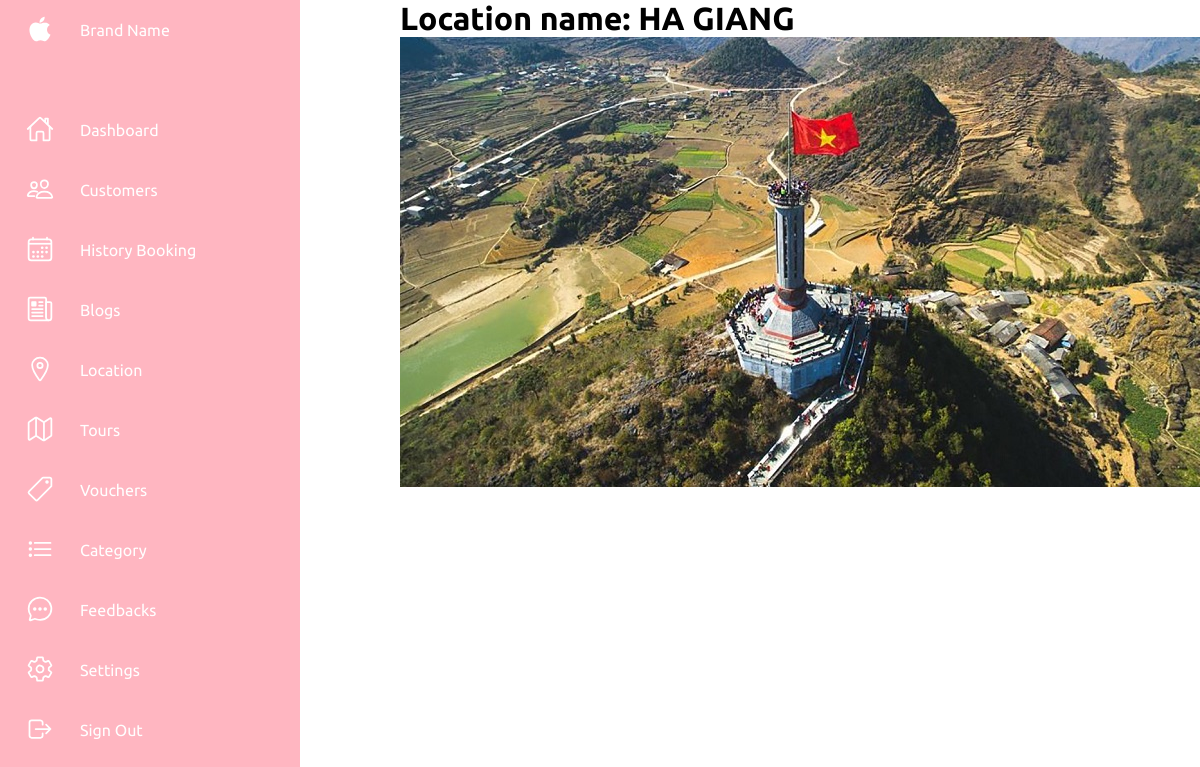
Screenshot of /admin/location/view.php?id=2 (signed in) with the database file from the repository.
### tables this page shows
CREATE TABLE `location` (
  `id` int NOT NULL,
  `name` varchar(255) NOT NULL,
  `image_url` varchar(255) NOT NULL
);

### admin/location/view.php (the view)
<?php
require('/laragon/www/dulich/admin/header.php');
require('/laragon/www/dulich/admin/sider.php');
?>
<body>
    <div class="post" style="margin-left: 400px ;">
        <?php
        $id = $_GET["id"];
        if ($id) {
            include("/laragon/www/dulich/connection.php");
            $sqlSelectPost = "SELECT * FROM `location` WHERE id = $id";
            $result = mysqli_query($con, $sqlSelectPost);
            while ($data = mysqli_fetch_array($result)) {
        ?>
                <h1>Location name: <?php echo $data['name']; ?></h1>
                <?php if (!empty($data['image_url'])) : ?>
                    <img src="/admin/anh/<?php echo $data['image_url']; ?>" alt="Post Image" style="max-width: 100%; height:auto;">
                <?php endif; ?>
        <?php
            }
        } else {
            echo "Post Not Found";
        }
        ?>
    </div>
</body>
<?php require("../footer.php") ?>

### admin/css/style.css (style rules this page uses)
* { font-family: "Ubuntu", sans-serif; margin: 0; padding: 0; box-sizing: border-box; }
:root { --pink: #ffb6c1; --white: #fff; --gray: #f5f5f5; --black1: #222; --black2: #999; }
body { min-height: 100vh; overflow-x: hidden; }

### admin/css/usermanager.css (style rules this page uses)
* { font-family: "Ubuntu", sans-serif; margin: 0; padding: 0; box-sizing: border-box; }
:root { --pink: #ffb6c1; --white: #fff; --gray: #f5f5f5; --black1: #222; --black2: #999; }

### rows the page displays
location: name "HA GIANG", image_url (picture)
